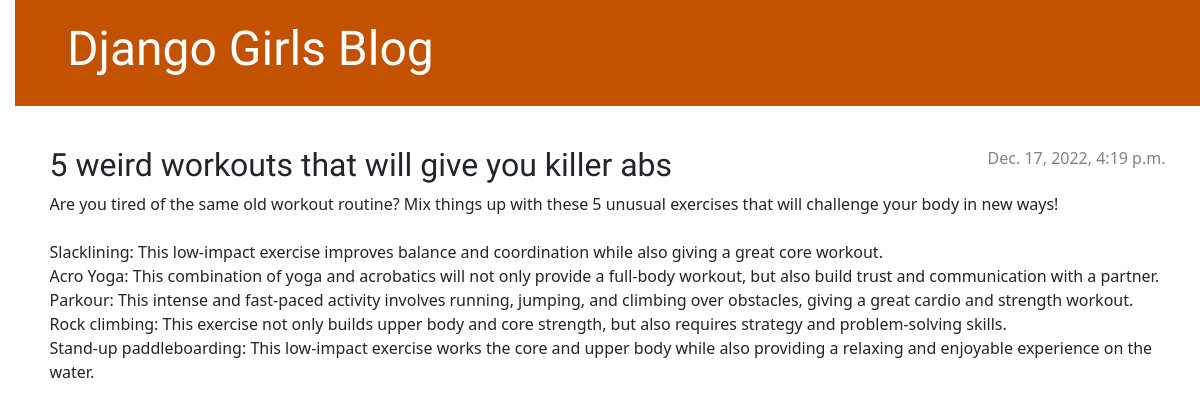
/post/1, run on an earlier commit of the app's database.
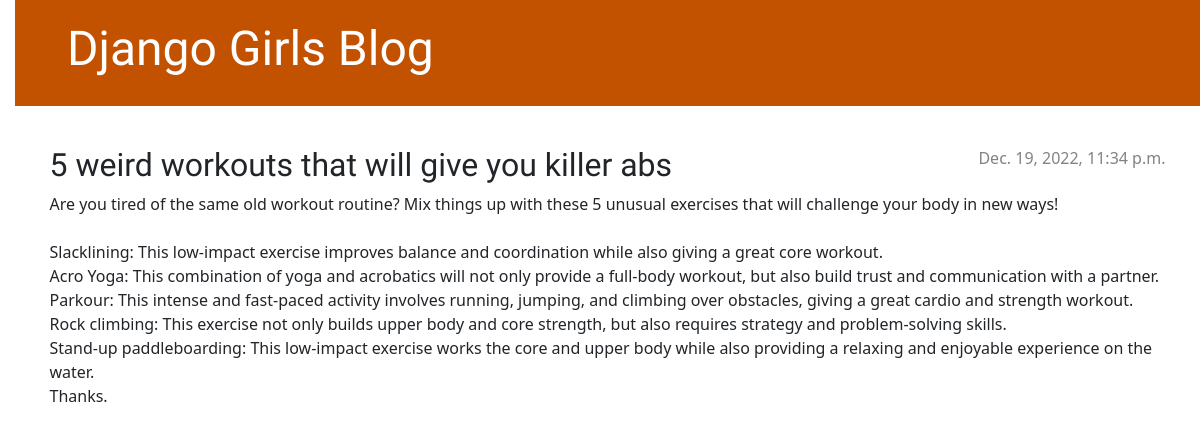
And on a later commit of the database.
### blog/models.py (models this page shows, shortened)
class Post(models.Model):
    author = models.ForeignKey(settings.AUTH_USER_MODEL, on_delete=models.CASCADE)
    title = models.CharField(max_length=200)
    text = models.TextField()
    created_date = models.DateTimeField(default=timezone.now)
    published_date = models.DateTimeField(blank=True, null=True)

### blog/views.py (the view)
# urls.py: path('post/<int:pk>', views.post_detail, name='post_detail'),
def post_detail(request, pk):
    post = get_object_or_404(Post, pk=pk)
    return render(request, 'blog/post_detail.html', {'post': post})

### blog/templates/blog/post_detail.html (shortened to what this page needs)
{% extends 'blog/base.html' %}
{% block content %}
    <article class="post">
        {% if post.published_date %}
            <time class="date">
                {{ post.published_date }}
            </time>
        {% endif %}
        <h2>{{ post.title }}</h2>
        <p>{{ post.text|linebreaksbr }}</p>
    </article>
{% endblock %}

What changed in the data, as far as the page shows it:
changed Post "5 weird workouts that will give you killer abs": published_date "Dec. 17, 2022, 4:19 p.m." → "Dec. 19, 2022, 11:34 p.m."; text "…experience on the water." → "…experience on the water. Thanks."
